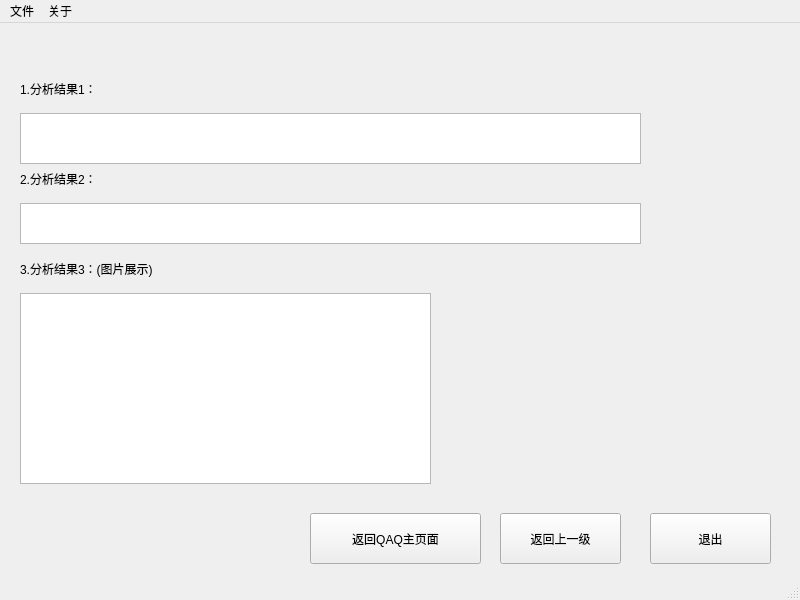
<?xml version="1.0" encoding="UTF-8"?>
<ui version="4.0">
 <class>nextAnalyseWin</class>
 <widget class="QMainWindow" name="nextAnalyseWin">
  <property name="geometry">
   <rect>
    <x>0</x>
    <y>0</y>
    <width>800</width>
    <height>600</height>
   </rect>
  </property>
  <property name="windowTitle">
   <string>MainWindow</string>
  </property>
  <widget class="QWidget" name="centralwidget">
   <widget class="QPushButton" name="pushButton">
    <property name="geometry">
     <rect>
      <x>650</x>
      <y>490</y>
      <width>121</width>
      <height>51</height>
     </rect>
    </property>
    <property name="text">
     <string>退出</string>
    </property>
   </widget>
   <widget class="QLabel" name="label">
    <property name="geometry">
     <rect>
      <x>20</x>
      <y>50</y>
      <width>121</width>
      <height>31</height>
     </rect>
    </property>
    <property name="text">
     <string>1.分析结果1：</string>
    </property>
   </widget>
   <widget class="QLabel" name="label_2">
    <property name="geometry">
     <rect>
      <x>20</x>
      <y>140</y>
      <width>121</width>
      <height>31</height>
     </rect>
    </property>
    <property name="text">
     <string>2.分析结果2：</string>
    </property>
   </widget>
   <widget class="QLabel" name="label_3">
    <property name="geometry">
     <rect>
      <x>20</x>
      <y>230</y>
      <width>291</width>
      <height>31</height>
     </rect>
    </property>
    <property name="text">
     <string>3.分析结果3：(图片展示)</string>
    </property>
   </widget>
   <widget class="QPushButton" name="pushButton_2">
    <property name="geometry">
     <rect>
      <x>500</x>
      <y>490</y>
      <width>121</width>
      <height>51</height>
     </rect>
    </property>
    <property name="text">
     <string>返回上一级</string>
    </property>
   </widget>
   <widget class="QPushButton" name="pushButton_3">
    <property name="geometry">
     <rect>
      <x>310</x>
      <y>490</y>
      <width>171</width>
      <height>51</height>
     </rect>
    </property>
    <property name="text">
     <string>返回QAQ主页面</string>
    </property>
   </widget>
   <widget class="QGraphicsView" name="graphicsView">
    <property name="geometry">
     <rect>
      <x>20</x>
      <y>270</y>
      <width>411</width>
      <height>191</height>
     </rect>
    </property>
   </widget>
   <widget class="QTextBrowser" name="textBrowser">
    <property name="geometry">
     <rect>
      <x>20</x>
      <y>180</y>
      <width>621</width>
      <height>41</height>
     </rect>
    </property>
   </widget>
   <widget class="QTextBrowser" name="textBrowser_2">
    <property name="geometry">
     <rect>
      <x>20</x>
      <y>90</y>
      <width>621</width>
      <height>51</height>
     </rect>
    </property>
   </widget>
  </widget>
  <widget class="QMenuBar" name="menubar">
   <property name="geometry">
    <rect>
     <x>0</x>
     <y>0</y>
     <width>800</width>
     <height>26</height>
    </rect>
   </property>
   <widget class="QMenu" name="menu">
    <property name="title">
     <string>文件</string>
    </property>
    <addaction name="actiondaikai"/>
   </widget>
   <widget class="QMenu" name="menu_2">
    <property name="title">
     <string>关于</string>
    </property>
    <addaction name="actiongaunhy"/>
   </widget>
   <addaction name="menu"/>
   <addaction name="menu_2"/>
  </widget>
  <widget class="QStatusBar" name="statusbar"/>
  <action name="actiondaikai">
   <property name="text">
    <string>打开</string>
   </property>
  </action>
  <action name="actiongaunhy">
   <property name="text">
    <string>关于我们</string>
   </property>
  </action>
 </widget>
 <resources/>
 <connections/>
</ui>
